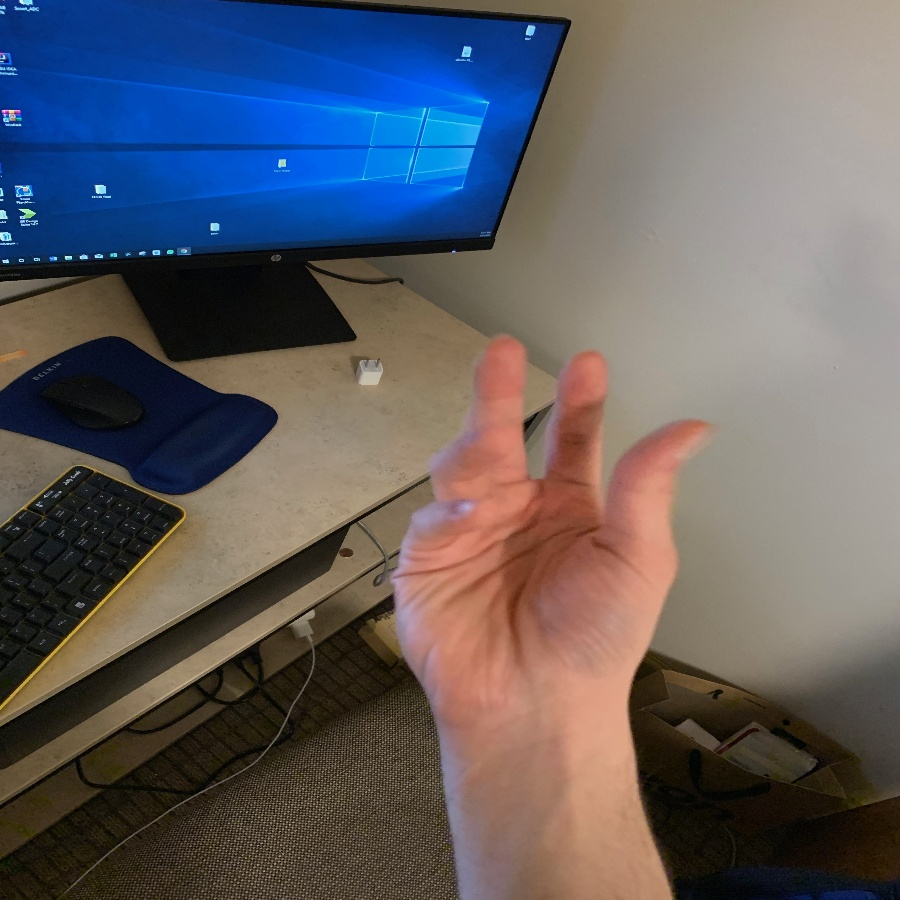
#> input picture Images/10.jpg, 900 x 900 px
$ python -i collect_data.py   (imports and definitions only)   (older library calls are emulated)
#> lines starting #> are read from the running program, lines starting #| are printed output that depends on the picture; after the words box and inside, x2 and y2 are one past the last pixel; in counts of white or black regions, pixels touching at a corner belong together
import math
import cv2 as cv
import numpy as np
import threading

# [114 lines left out: functions setup_file, find_angle, not called in this run]


def find_center_of_hand(frame):
    frame2 = cv.cvtColor(frame,cv.COLOR_RGB2BGR)
#> frame2 is the input picture: shape (900, 900, 3); mean B, G, R 97.8, 93.3, 95.8
    frame2 = cv.GaussianBlur(frame2, (5,5),0)
    frame2 = cv.cvtColor(frame2,cv.COLOR_RGB2HSV)
#> frame2: shape (900, 900, 3); mean H, S, V 83.4, 108.6, 122.8
    lower_blue = np.array([0,15,10])
    upper_blue = np.array([180,255,30])
    mask = cv.inRange(frame2, lower_blue, upper_blue)
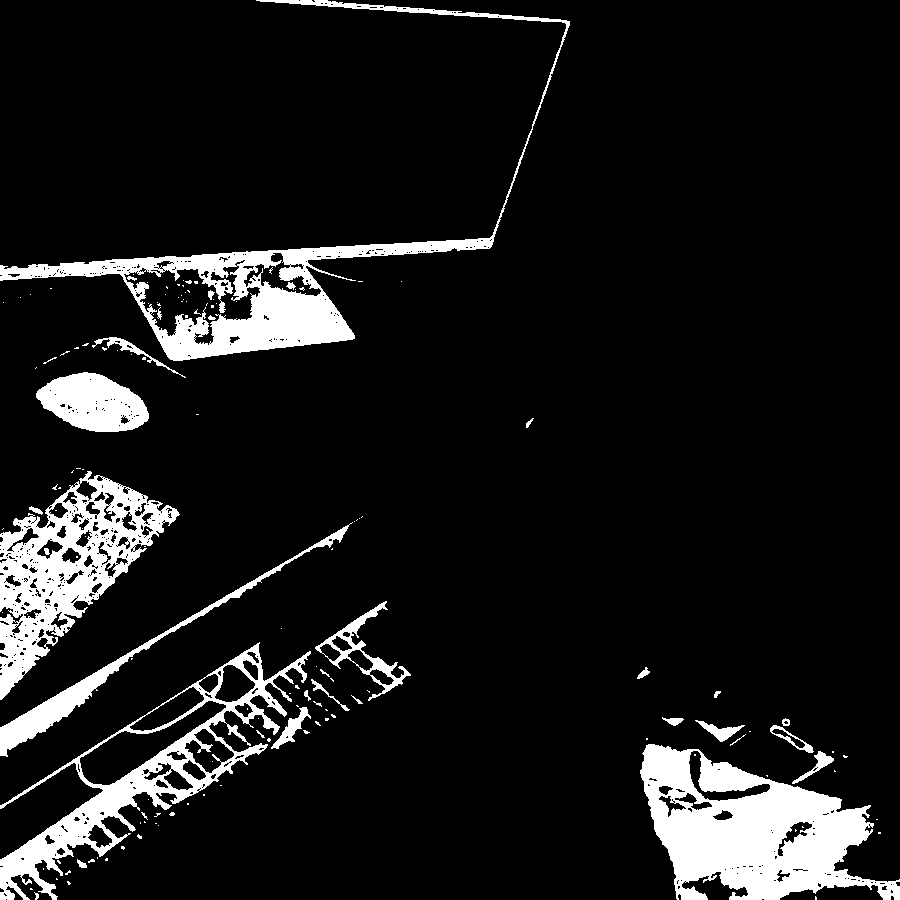
#> mask: shape (900, 900); 10% white; 148 white regions (115 under 20 px)
    _,contours,_ = cv.findContours(mask, cv.RETR_TREE, cv.CHAIN_APPROX_NONE)
#> contours = 799 contours, 667 with area under 20; largest, box (x1, y1, x2, y2) and area: (640, 744, 900, 900) 23436, (0, 0, 570, 361) 23183, (0, 642, 311, 900) 20346, (0, 471, 180, 700) 18152, (123, 265, 261, 346) 5081
    center_x = 1
    center_y = 1
    w = 1
    h = 1
    if len(contours) != 0:
        c = max(contours, key = cv.contourArea)
#> c = contour of 1045 points, box (x1, y1, x2, y2) (640, 744, 900, 900), area 23436
        cv.drawContours(frame, c, -1, (0, 255, 0), 3)
        x,y,w,h = cv.boundingRect(c)
#> x = 640; y = 744; w = 260; h = 156
        center_x = (x + (x+w))/2
#> center_x = 770
        center_y = (y + (y+h))/2
#> center_y = 822
        cv.circle(frame, (int(center_x),int(center_y) ), 11, (229,66,244), -1)
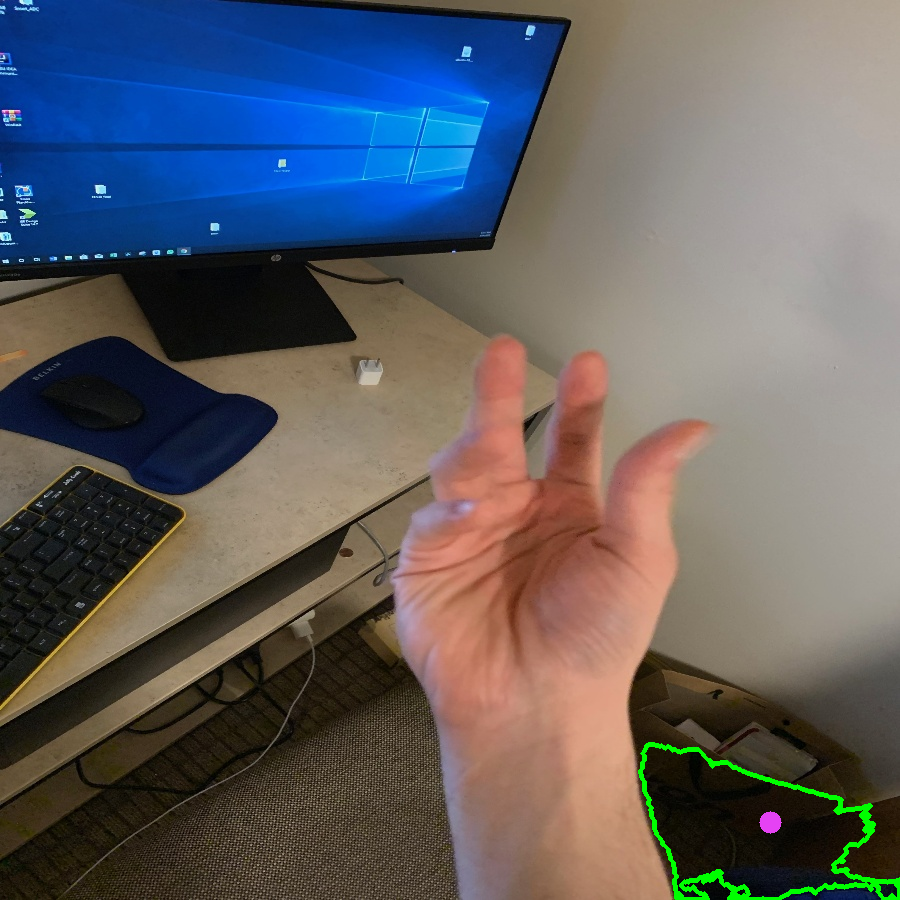
#> frame: shape (900, 900, 3); mean R, G, B 95.8, 94.7, 97.8
    return center_x, center_y, w, h


# [8 lines left out: function save_file, not called in this run]

>>> import cv2
>>> picture = cv2.cvtColor(cv2.imread('Images/10.jpg'), cv2.COLOR_BGR2RGB)
>>> result = find_center_of_hand(picture)
#> result = (770, 822, 260, 156)

$ run again, on Images/11.jpg
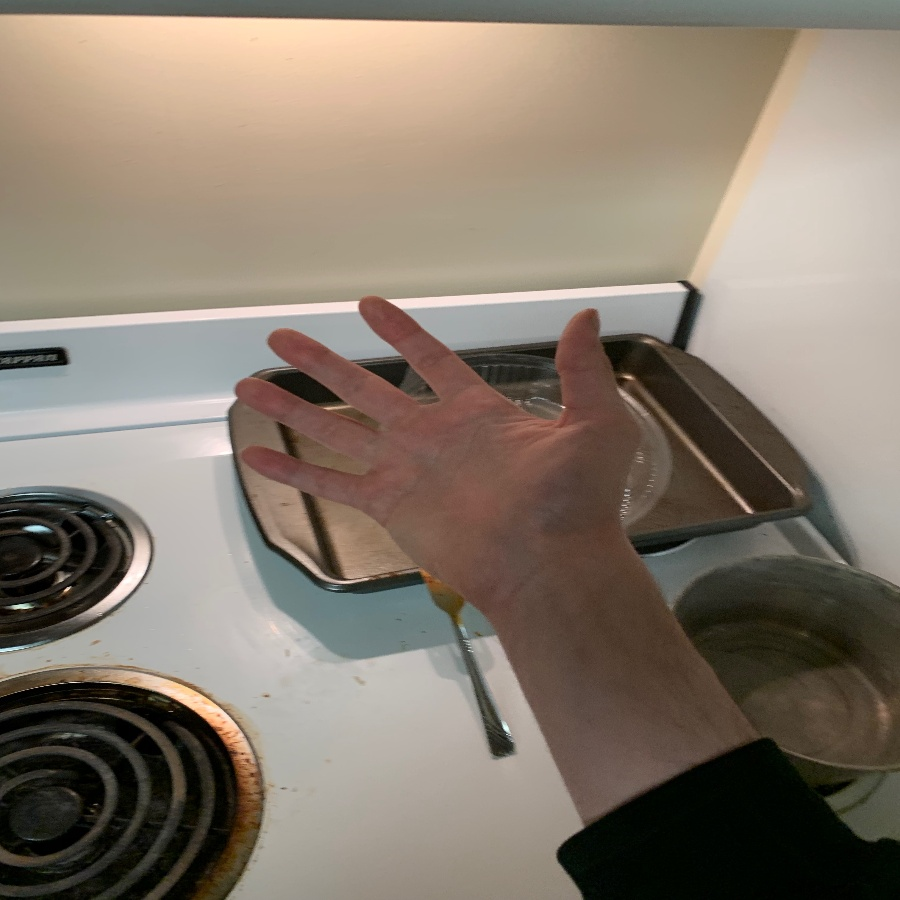
#> input picture Images/11.jpg, 900 x 900 px
#> in find_center_of_hand, frame2 is the input picture: shape (900, 900, 3); mean B, G, R 109.2, 122.2, 134
#> in find_center_of_hand, `mask = cv.inRange(frame2, lower_blue, upper_blue)`:
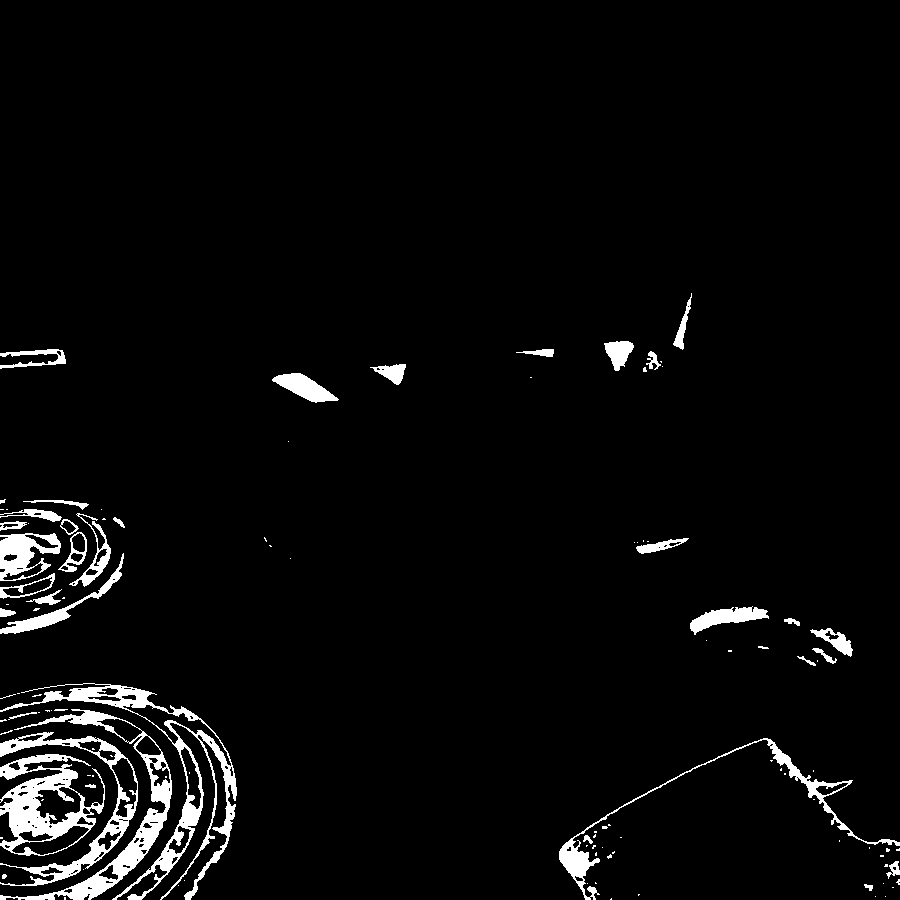
#> mask: shape (900, 900); 3.8% white; 113 white regions (75 under 20 px)
#> contours = 236 contours, 147 with area under 20; largest, box (x1, y1, x2, y2) and area: (0, 683, 237, 900) 6762, (0, 754, 105, 856) 6262, (0, 709, 172, 900) 4962, (0, 732, 138, 886) 4117, (559, 738, 900, 900) 2206
#> c = contour of 1916 points, box (x1, y1, x2, y2) (0, 683, 237, 900), area 6762
#> x = 0; y = 683; w = 237; h = 217
#> center_x = 118.5
#> center_y = 791.5
#> in find_center_of_hand, `cv.circle(frame, (int(center_x),int(center_y) ), 11, (229,66,244), -1)`:
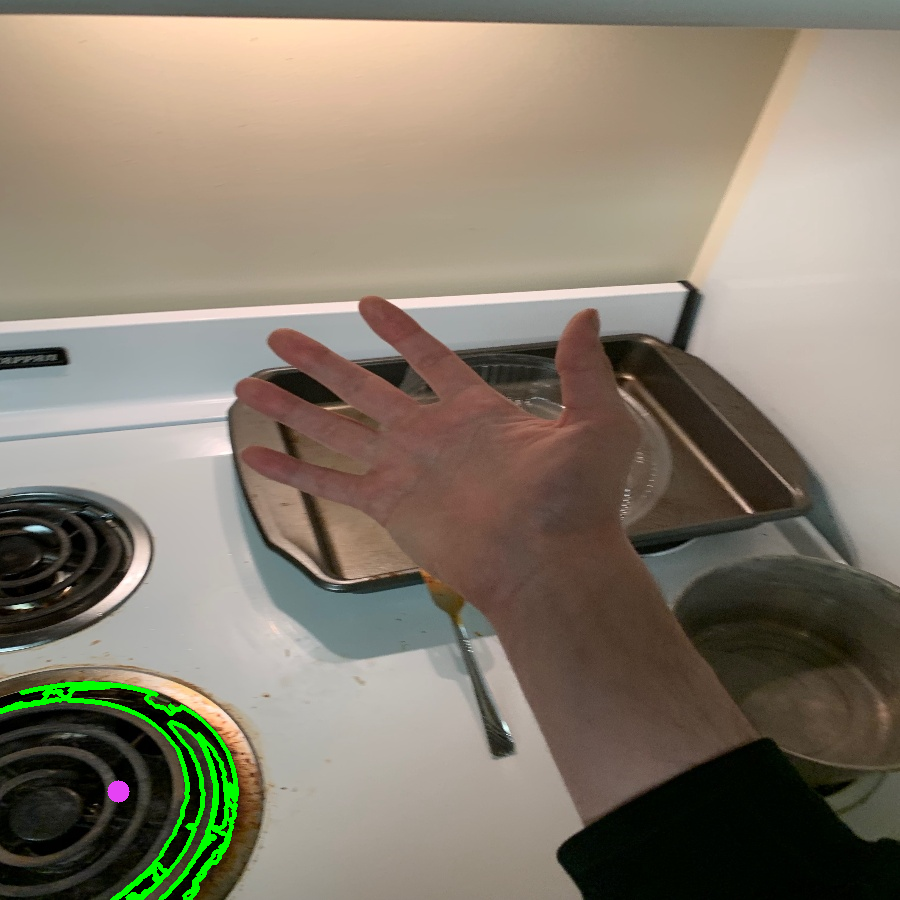
#> frame: shape (900, 900, 3); mean R, G, B 133.8, 124.4, 109.1
#> result = (118.5, 791.5, 237, 217)

$ run again, on Images/12.jpg
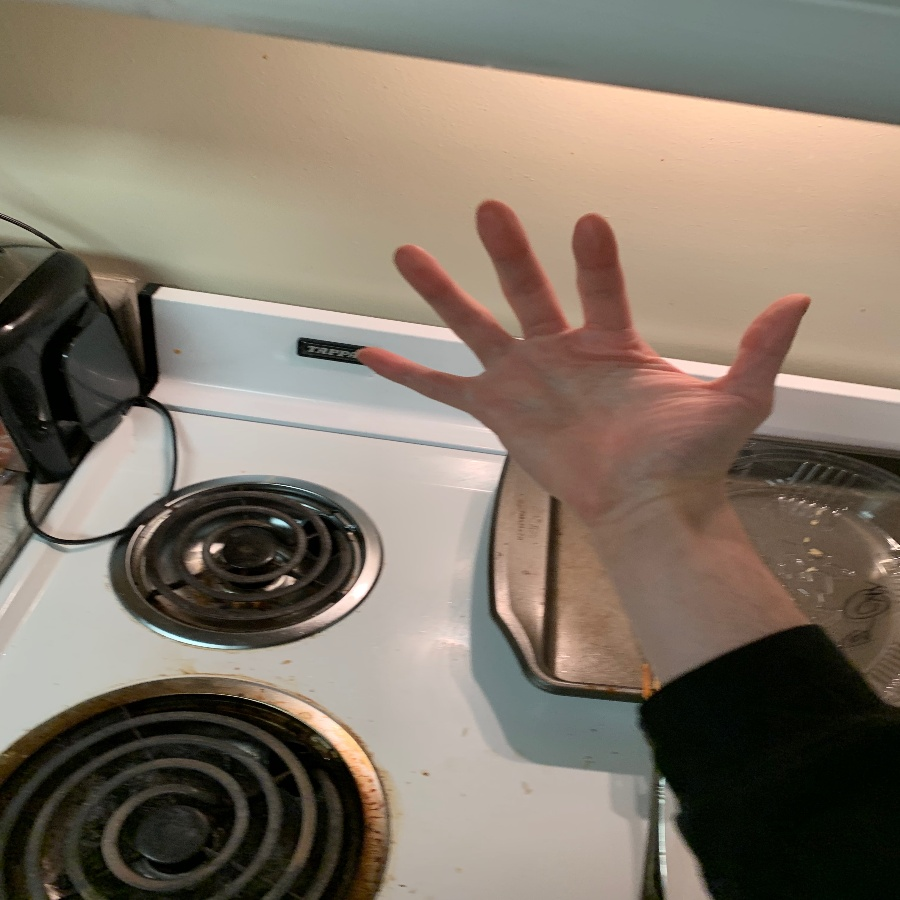
#> input picture Images/12.jpg, 900 x 900 px
#> in find_center_of_hand, frame2 is the input picture: shape (900, 900, 3); mean B, G, R 105.1, 118.8, 130.8
#> in find_center_of_hand, `mask = cv.inRange(frame2, lower_blue, upper_blue)`:
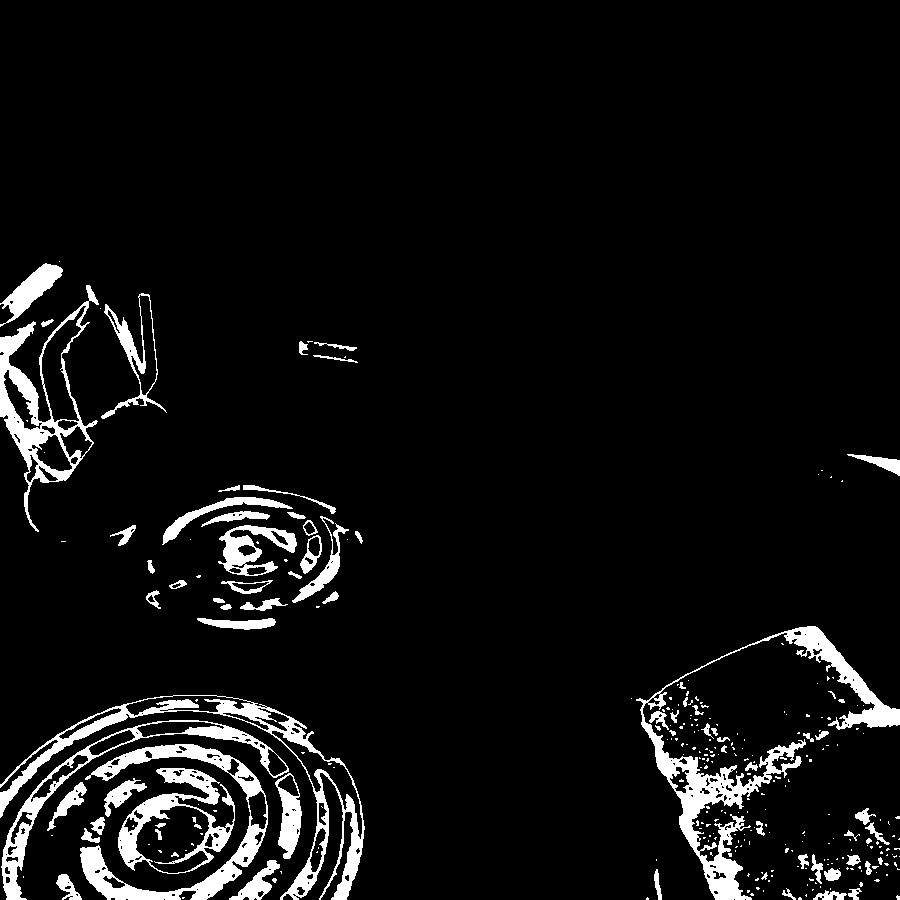
#> mask: shape (900, 900); 6.4% white; 302 white regions (226 under 20 px)
#> contours = 507 contours, 359 with area under 20; largest, box (x1, y1, x2, y2) and area: (0, 695, 365, 900) 9931, (0, 285, 99, 532) 9115, (636, 626, 900, 900) 9021, (118, 768, 235, 874) 7100, (80, 744, 268, 900) 6384
#> c = contour of 1686 points, box (x1, y1, x2, y2) (0, 695, 365, 900), area 9931
#> x = 0; y = 695; w = 365; h = 205
#> center_x = 182.5
#> center_y = 797.5
#> in find_center_of_hand, `cv.circle(frame, (int(center_x),int(center_y) ), 11, (229,66,244), -1)`:
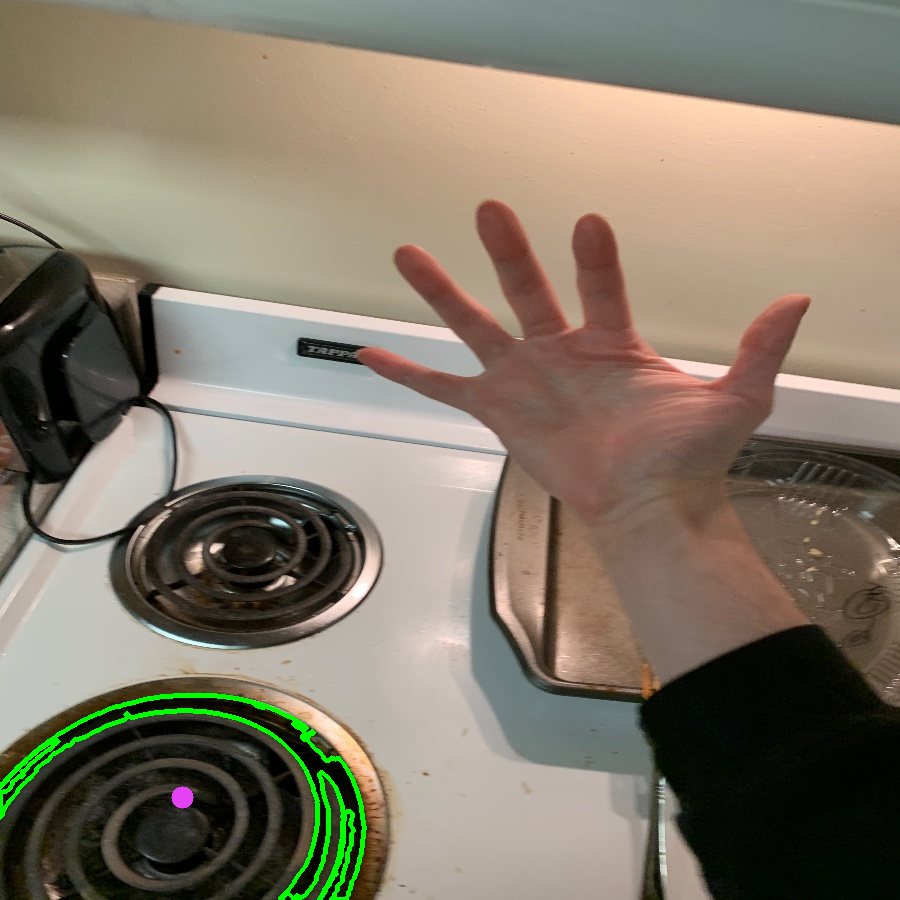
#> frame: shape (900, 900, 3); mean R, G, B 130.7, 121, 105.1
#> result = (182.5, 797.5, 365, 205)
